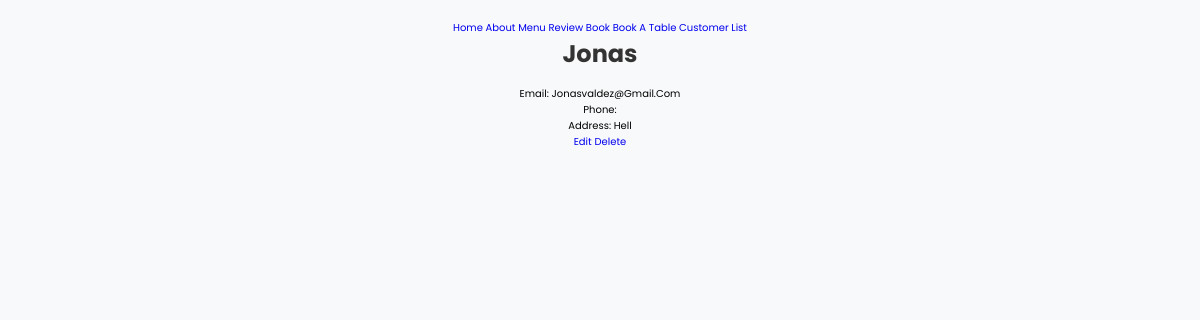
The page /customer/5/ on the database its author committed.
### app/models.py (models this page shows, shortened)
class Customer(models.Model):
    id = models.AutoField(primary_key=True)
    first_name = models.CharField(max_length=50)
    last_name = models.CharField(max_length=50)
    email = models.EmailField(unique=True)
    phone_number = models.CharField(max_length=20, blank=True)
    address = models.TextField(blank=True)

### app/views.py (the view)
# urls.py: path('customer/<int:pk>/', CustomerDetailView.as_view(), name='customer_detail'),
class CustomerDetailView(DetailView):
    model = Customer
    template_name = 'app/customer_detail.html'
    context_object_name = 'customer'

### app/templates/app/customer_detail.html
{% extends 'app/base.html' %}
{% load static %}
{% block content %}
   <h1>{{ customer.first_name }}</h1>
    <p>Email: {{ customer.email }}</p>
    <p>Phone: {{ customer.phone }}</p>
    <p>Address: {{ customer.address }}</p>
    <a href="{% url 'customer_update' object.pk %}">Edit</a>
    <a href="{% url 'customer_delete' object.pk %}">Delete</a>
{% endblock content %}

### static/css/base.css (style rules this page uses)
body { font-family: Arial, sans-serif; background-color: #f8f9fa; margin: 0; padding: 20px; text-align: center; }
h1 { color: #333; font-size: 24px; margin-bottom: 15px; }

### static/css/home.css (style rules this page uses)
:root { --main-color:#443; --border-radius:95% 4% 97% 5%/4% 94% 3% 95%; --border-radius-hover:4% 95% 6% 95%/95% 4% 92% 5%; --border:.2rem solid var(--main-color); --border-hover:.2rem dashed var(--main-color); }
* { font-family: 'Poppins', sans-serif; margin:0; padding:0; box-sizing: border-box; outline: none; border:none; text-decoration: none; text-transform: capitalize; transition: all .2s linear; }
html { font-size: 62.5%; overflow-x: hidden; scroll-padding-top: 7rem; scroll-behavior: smooth; }

### rows shown on the page
Customer: first_name "Jonas", email "Jonasvaldez@gmail.com", address "Hell"
